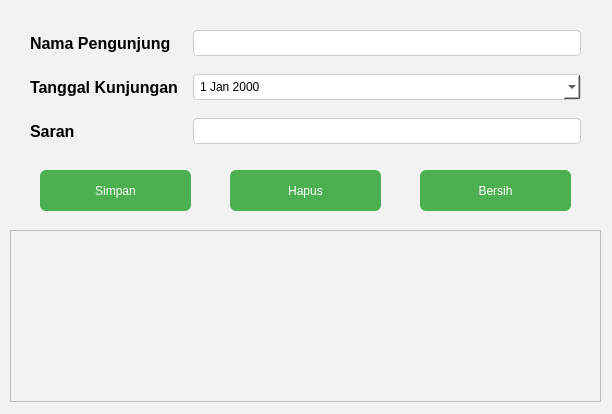
<?xml version="1.0" encoding="UTF-8"?>
<ui version="4.0">
 <class>Form</class>
 <widget class="QWidget" name="Form">
  <property name="geometry">
   <rect>
    <x>0</x>
    <y>0</y>
    <width>612</width>
    <height>414</height>
   </rect>
  </property>
  <property name="windowTitle">
   <string>Form Buku Tamu</string>
  </property>
  <property name="styleSheet">
   <string notr="true">
    QWidget {
        background-color: #f2f2f2;
        font-family: 'Segoe UI';
    }
    QPushButton {
        background-color: #4CAF50;
        color: white;
        padding: 6px;
        border-radius: 6px;
    }
    QPushButton:hover {
        background-color: #45a049;
    }
    QLineEdit, QDateEdit {
        background-color: white;
        border: 1px solid #ccc;
        border-radius: 4px;
        padding: 4px;
    }
    QLabel {
        font-size: 12pt;
        font-weight: bold;
    }
   </string>
  </property>
  <widget class="QWidget" name="formLayoutWidget">
   <property name="geometry">
    <rect>
     <x>20</x>
     <y>20</y>
     <width>571</width>
     <height>143</height>
    </rect>
   </property>
   <layout class="QFormLayout" name="formLayout">
    <property name="horizontalSpacing">
     <number>15</number>
    </property>
    <property name="verticalSpacing">
     <number>18</number>
    </property>
    <property name="leftMargin">
     <number>10</number>
    </property>
    <property name="topMargin">
     <number>10</number>
    </property>
    <property name="rightMargin">
     <number>10</number>
    </property>
    <property name="bottomMargin">
     <number>10</number>
    </property>
    <item row="0" column="0">
     <widget class="QLabel" name="namaKaryawanLabel">
      <property name="text">
       <string>Nama Pengunjung</string>
      </property>
     </widget>
    </item>
    <item row="0" column="1">
     <widget class="QLineEdit" name="namaPengunjungLE"/>
    </item>
    <item row="1" column="0">
     <widget class="QLabel" name="TanggalLaporanLabel">
      <property name="text">
       <string>Tanggal Kunjungan</string>
      </property>
     </widget>
    </item>
    <item row="1" column="1">
     <widget class="QDateEdit" name="TanggalKunjunganEdit">
      <property name="calendarPopup">
       <bool>true</bool>
      </property>
      <property name="timeSpec">
       <enum>Qt::LocalTime</enum>
      </property>
     </widget>
    </item>
    <item row="2" column="0">
     <widget class="QLabel" name="TanggalLaporanLabel_2">
      <property name="text">
       <string>Saran</string>
      </property>
     </widget>
    </item>
    <item row="2" column="1">
     <widget class="QLineEdit" name="SaranLE"/>
    </item>
   </layout>
  </widget>
  <widget class="QPushButton" name="btnsimpan">
   <property name="geometry">
    <rect>
     <x>40</x>
     <y>170</y>
     <width>151</width>
     <height>41</height>
    </rect>
   </property>
   <property name="text">
    <string>Simpan</string>
   </property>
  </widget>
  <widget class="QPushButton" name="btnhapus">
   <property name="geometry">
    <rect>
     <x>230</x>
     <y>170</y>
     <width>151</width>
     <height>41</height>
    </rect>
   </property>
   <property name="text">
    <string>Hapus</string>
   </property>
  </widget>
  <widget class="QPushButton" name="btnbersih">
   <property name="geometry">
    <rect>
     <x>420</x>
     <y>170</y>
     <width>151</width>
     <height>41</height>
    </rect>
   </property>
   <property name="text">
    <string>Bersih</string>
   </property>
  </widget>
  <widget class="QTableWidget" name="tableWidget">
   <property name="geometry">
    <rect>
     <x>10</x>
     <y>230</y>
     <width>591</width>
     <height>172</height>
    </rect>
   </property>
  </widget>
 </widget>
 <resources/>
 <connections/>
</ui>
